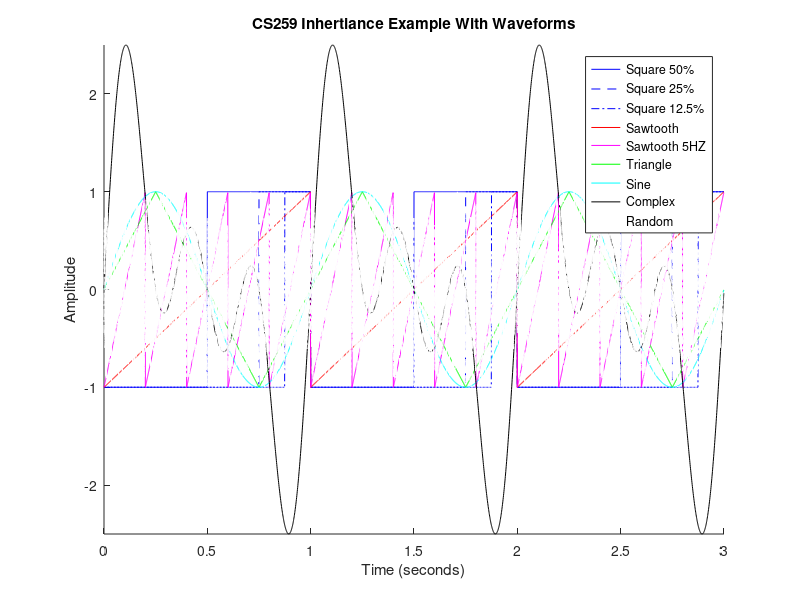

This figure's MATLAB source:
A = load('check.csv');

x = A(:,1);
y1 = A(:,2);
y2 = A(:,3);
y3 = A(:,4);
y4 = A(:,5);
y5 = A(:,6);
y6 = A(:,7);
y7 = A(:,8);
y8 = A(:,9);
y9 = A(:,10);

hold on;
plot(x,y1,'b-');
plot(x,y2,'b--');
plot(x,y3,'b-.');
plot(x,y4,'r-');
plot(x,y6,'m-');
plot(x,y5,'g-');
plot(x,y7,'c-');
plot(x,y8,'k-');
plot(x,y9,'w-.');
axis([0 3 -2.5 2.5]);
legend('Square 50%','Square 25%','Square 12.5%','Sawtooth','Sawtooth 5HZ','Triangle','Sine','Complex','Random');
xlabel('Time (seconds)');
ylabel('Amplitude');
title('CS259 Inhertiance Example With Waveforms');
hold off;

saveas(gca,'myform.eps','epsc');
